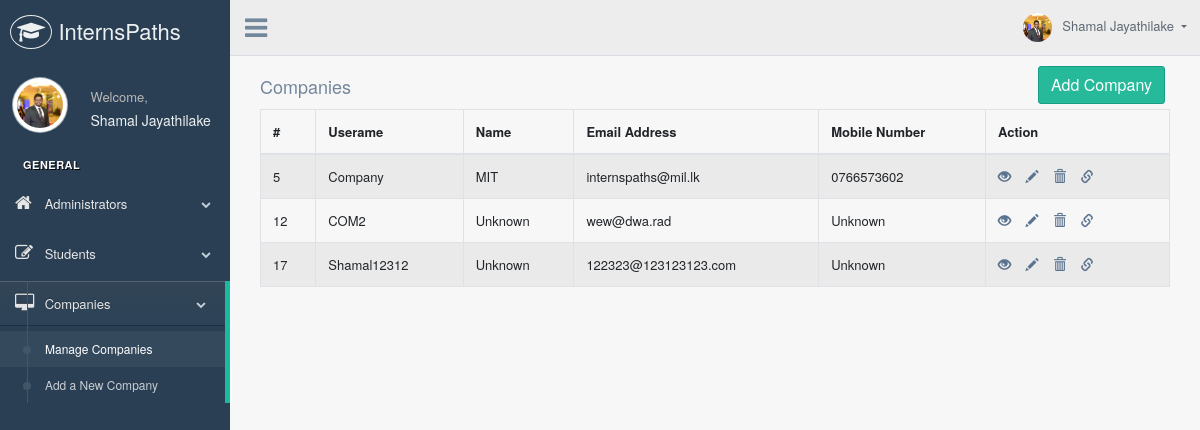
The page /admin/managecompany.php (signed in) on the database as committed earlier.
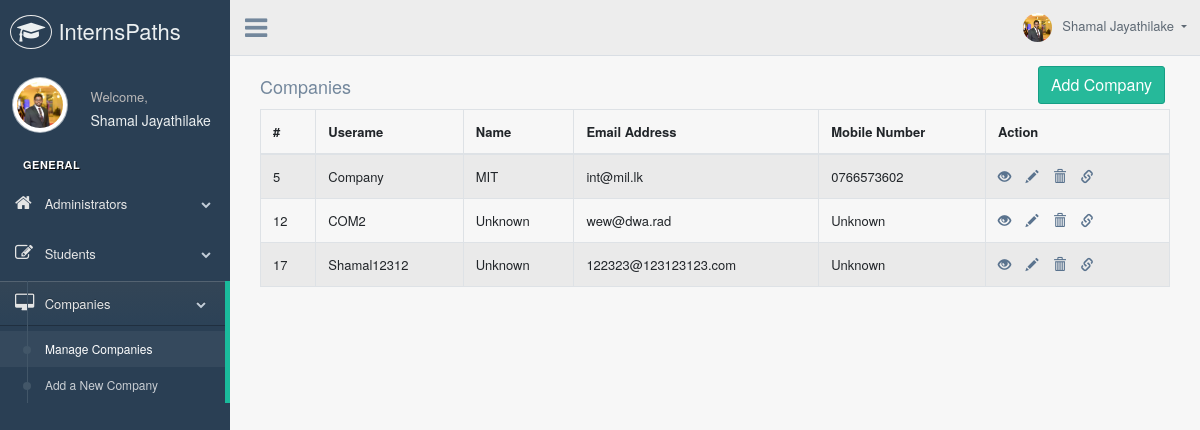
The same page on the database as committed later.
### tables this page shows
CREATE TABLE IF NOT EXISTS `company` (
  `comnum` int(20) NOT NULL AUTO_INCREMENT,
  `id` int(11) NOT NULL,
  `username` varchar(100) NOT NULL,
  `email` varchar(200) NOT NULL,
  `name` varchar(100) NOT NULL DEFAULT 'Unknown',
  `profileurl` varchar(500) NOT NULL DEFAULT '../images/avatar-01.jpg',
  `mobile` varchar(20) NOT NULL DEFAULT 'Unknown',
  `address` varchar(500) NOT NULL DEFAULT 'Unknown',
  `description` varchar(3000) NOT NULL DEFAULT 'no description',
  `location` varchar(1000) DEFAULT NULL,
  `facebook` varchar(1000) DEFAULT NULL,
  `linkedin` varchar(1000) DEFAULT NULL,
  `twitter` varchar(1000) DEFAULT NULL,
  `fields` varchar(1000) NOT NULL DEFAULT '',
  `mission` varchar(5000) DEFAULT NULL,
  `vision` varchar(5000) DEFAULT NULL,
  `requests` varchar(1000) NOT NULL DEFAULT '',
  `applied` varchar(1000) NOT NULL DEFAULT '',
  `accepted` varchar(1000) NOT NULL DEFAULT '',
  PRIMARY KEY (`comnum`),
  UNIQUE KEY `id` (`id`)
);

### admin/managecompany.php (the view, shortened to what the changed rows need)
<!DOCTYPE html>
<html lang="en">
  <head>
    <link href="../vendors/bootstrap/dist/css/bootstrap.min.css" rel="stylesheet">
    <link href="../vendors/font-awesome/css/font-awesome.min.css" rel="stylesheet">
    <link href="../vendors/nprogress/nprogress.css" rel="stylesheet">
    <link href="../vendors/iCheck/skins/flat/green.css" rel="stylesheet">
    <link href="../vendors/bootstrap-progressbar/css/bootstrap-progressbar-3.3.4.min.css" rel="stylesheet">
    <link href="../vendors/jqvmap/dist/jqvmap.min.css" rel="stylesheet"/>
    <link href="../vendors/bootstrap-daterangepicker/daterangepicker.css" rel="stylesheet">
    <link href="../vendors/datatables.net-fixedheader-bs/css/fixedHeader.bootstrap.min.css" rel="stylesheet">
    <link href="../build/css/custom.min.css" rel="stylesheet">
    <link href="../vendors/bootstrap/dist/css/bootstrap.min.css" rel="stylesheet">
    <link href="../vendors/font-awesome/css/font-awesome.min.css" rel="stylesheet">
    <link href="../vendors/nprogress/nprogress.css" rel="stylesheet">
    <link href="../vendors/iCheck/skins/flat/green.css" rel="stylesheet">
    <link href="../vendors/datatables.net-bs/css/dataTables.bootstrap.min.css" rel="stylesheet">
    <link href="../vendors/datatables.net-buttons-bs/css/buttons.bootstrap.min.css" rel="stylesheet">
    <link href="../vendors/datatables.net-fixedheader-bs/css/fixedHeader.bootstrap.min.css" rel="stylesheet">
    <link href="../vendors/datatables.net-responsive-bs/css/responsive.bootstrap.min.css" rel="stylesheet">
    <link href="../vendors/datatables.net-scroller-bs/css/scroller.bootstrap.min.css" rel="stylesheet">
    <link href="../build/css/custom.min.css" rel="stylesheet">
  </head>
  <body class="nav-md">
    <div class="container body">
      <div class="main_container">
        <div class="col-md-3 left_col">
          <div class="left_col scroll-view">
            <div class="profile clearfix">
              <div class="profile_info">
                <a href="viewadmin.php?id=<?php echo $_SESSION["id"]?>"><h2><?php echo ($_SESSION["name"]);?></h2></a>
              </div>
            </div>
            <br />
          </div>
        </div>
        <div class="right_col" role="main">
          <div class="col-md-12 col-sm-12" style="display: inline-block;" >
<div class="page-header clearfix">
                        <h2 class="pull-left">Companies</h2>
                    </div>
                    <?php
                    require_once "../php/config.php";
                    $sql = "SELECT * FROM company";
                    if($result = mysqli_query($link, $sql)){
                        if(mysqli_num_rows($result) > 0){
                            echo "<table id='datatable' class='table table-bordered table-striped'>";
                            echo "<thead>";
                            echo "<tr>";
                            echo "<th>#</th>";
                            echo "<th>Userame</th>";
                            echo "<th>Name</th>";
                            echo "<th>Email Address</th>";
                            echo "<th>Mobile Number</th>";
                            echo "<th>Action</th>";
                            echo "</tr>";
                            echo "</thead>";
                            echo "<tbody>";
                            while($row = mysqli_fetch_array($result)){
                                echo "<tr>";
                                echo "<td>" . $row['id'] . "</td>";
                                echo "<td>" . $row['username'] . "</td>";
                                echo "<td>" . $row['name'] . "</td>";
                                echo "<td>" . $row['email'] . "</td>";
                                echo "<td>" . $row['mobile'] . "</td>";
                                echo "<td>";
                                echo "<a href='viewcompany.php?id=". $row['id'] ."' title='View Record' data-toggle='tooltip'><span class='glyphicon glyphicon-eye-open'></span> &nbsp;&nbsp; </a>";
                                echo "<a href='editcompany.php?id=". $row['id'] ."' title='Update Record' data-toggle='tooltip'><span class='glyphicon glyphicon-pencil'></span> &nbsp;&nbsp;  </a>";
                                echo "<a href='deletecom.php?id=". $row['id'] ."' title='Delete Record' data-toggle='tooltip'><span class='glyphicon glyphicon-trash'></span>&nbsp;&nbsp;&nbsp;&nbsp;</a>";
                                 echo "<a href='reset-password.php?id=". $row['id'] ."&return=managecompany.php' title='Reset Password' data-toggle='tooltip'><span class='glyphicon glyphicon-link'></span> &nbsp;&nbsp; </a>";
                                echo "</td>";
                                echo "</tr>";
                            }
                            echo "</tbody>";
                            echo "</table>";
                        } else{
                            echo "<p class='lead'><em>No records were found.</em></p>";
                        }
                    } else{
                        echo "ERROR: Could not able to execute $sql. " . mysqli_error($link);
                    }
                    ?>
          </div>
        </div>
      </div>
    </div>
  </body>
</html>

Rows that differ between the two databases and show on the page:
changed company "Company": email "internspaths@mil.lk" → "int@mil.lk"
